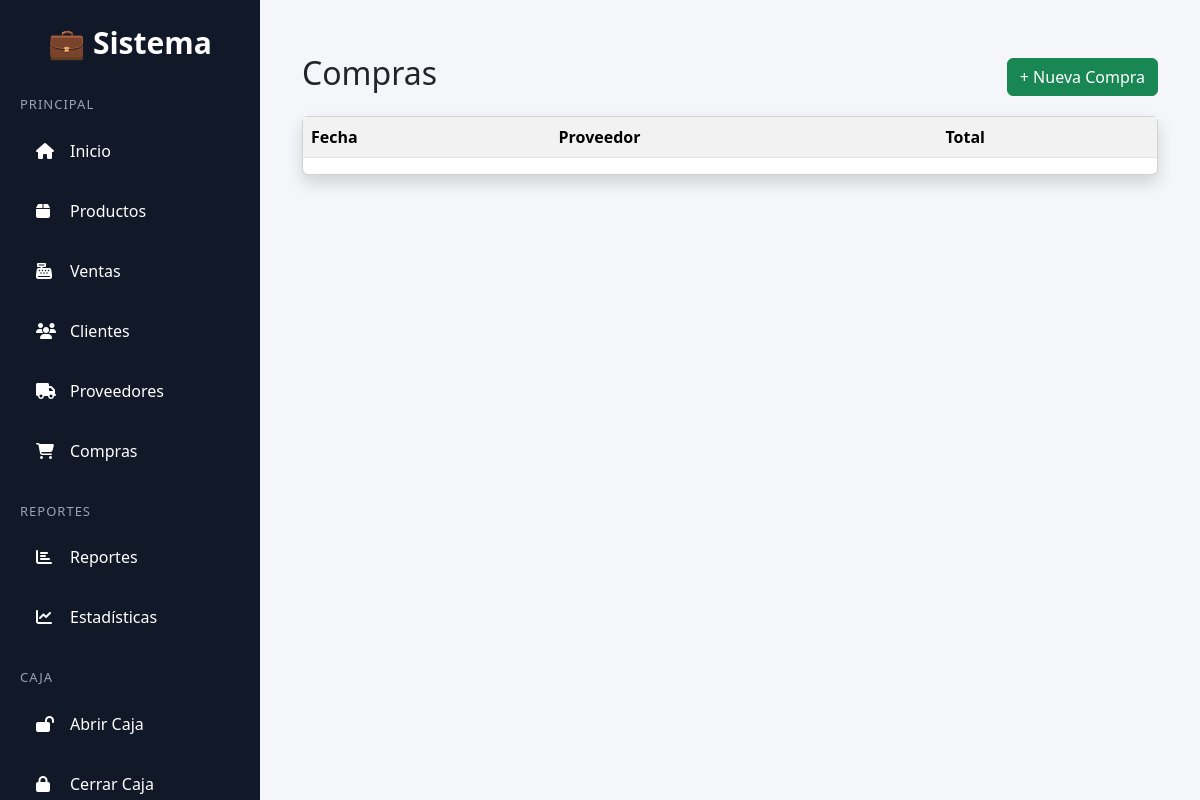
/productos/compras/ (signed in), run on an earlier commit of the app's database.
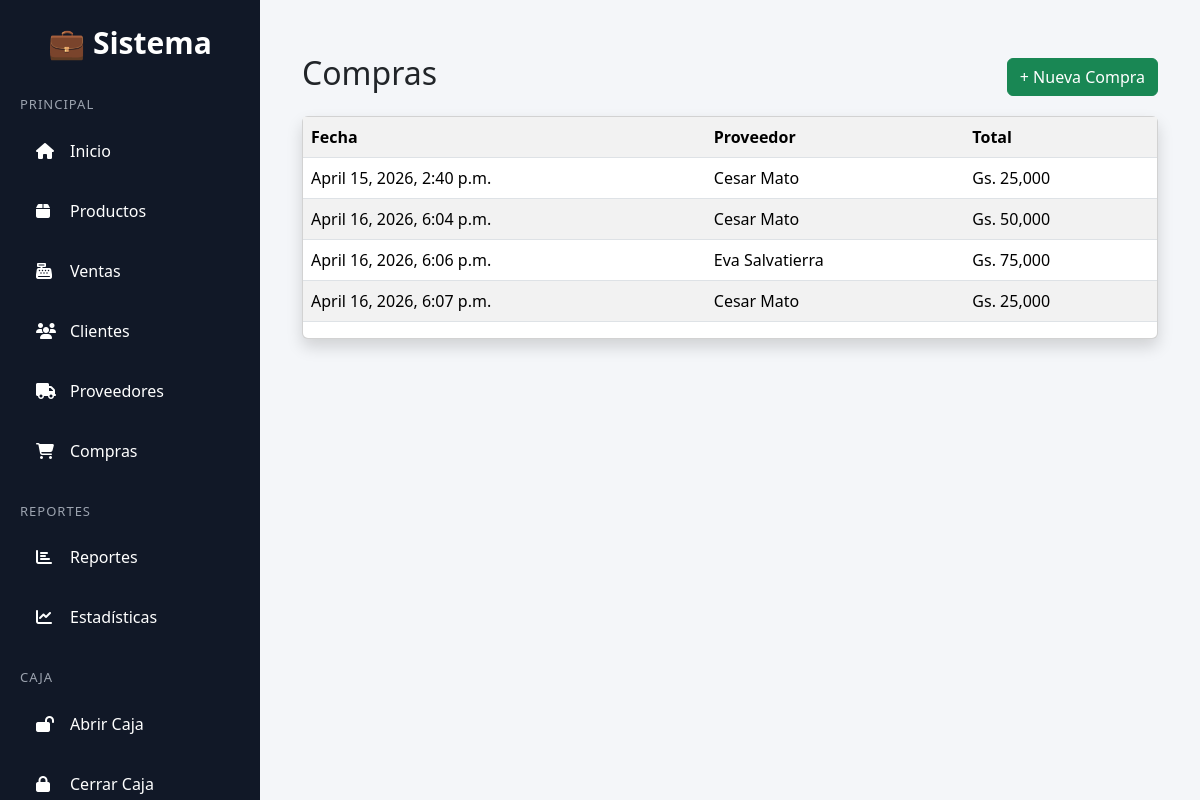
And on a later commit of the database.
### productos/models.py (models this page shows, shortened)
class Compra(models.Model):
    proveedor = models.ForeignKey("Proveedor", on_delete=models.CASCADE)
    negocio = models.ForeignKey("Negocio", on_delete=models.CASCADE)
    fecha = models.DateTimeField(auto_now_add=True)
    total = models.IntegerField(default=0)

class Proveedor(models.Model):
    nombre = models.CharField(max_length=100)
    telefono = models.CharField(max_length=20, blank=True)
    direccion = models.CharField(max_length=200, blank=True)
    negocio = models.ForeignKey(Negocio, on_delete=models.CASCADE)

### productos/views.py (the view)
# urls.py: path("compras/", lista_compras),
@login_required
def lista_compras(request):
    negocio = Negocio.objects.filter(usuarios=request.user).first()
    compras = Compra.objects.filter(negocio=negocio)
    return render(request, "compras.html", {"compras": compras})

### templates/compras.html
{% extends "base.html" %}
{% load humanize %}
{% block content %}
<div class="container mt-4">
    <div class="d-flex justify-content-between align-items-center">
        <h2>Compras</h2>
        <a href="/productos/compras/nueva/" class="btn btn-success">+ Nueva Compra</a>
    </div>
    <div class="card shadow mt-3">
        <table class="table table-striped">
            <tr>
                <th>Fecha</th>
                <th>Proveedor</th>
                <th>Total</th>
            </tr>
            {% for c in compras %}
            <tr>
                <td>{{ c.fecha }}</td>
                <td>{{ c.proveedor.nombre }}</td>
                <td>Gs. {{ c.total|intcomma }}</td>
            </tr>
            {% endfor %}
        </table>
    </div>
</div>
{% endblock %}

### templates/base.html (shortened to what this page needs)
<!DOCTYPE html>
<html lang="es">
<head>
    <link href="https://cdn.jsdelivr.net/npm/bootstrap@5.3.3/dist/css/bootstrap.min.css" rel="stylesheet">
    <link href="https://cdnjs.cloudflare.com/ajax/libs/font-awesome/6.5.0/css/all.min.css" rel="stylesheet">
</head>
<body>
<div class="sidebar" id="sidebar">
    <div class="logo">
        💼 Sistema
    </div>
    <div class="menu-title">
        Principal
    </div>
    <a href="/dashboard/">
        <i class="fas fa-home"></i> Inicio
    </a>
    <a href="/productos/">
        <i class="fas fa-box"></i> Productos
    </a>
    <a href="/ventas/">
        <i class="fas fa-cash-register"></i> Ventas
    </a>
    <a href="/productos/clientes/">
        <i class="fas fa-users"></i> Clientes
    </a>
    <a href="/productos/proveedores/">
        <i class="fas fa-truck"></i> Proveedores
    </a>
    <a href="/productos/compras/">
        <i class="fas fa-cart-shopping"></i> Compras
    </a>
    <div class="menu-title">
        Reportes
    </div>
    <a href="/ventas/reporte/">
        <i class="fas fa-chart-bar"></i> Reportes
    </a>
    <a href="/ventas/grafico/">
        <i class="fas fa-chart-line"></i> Estadísticas
    </a>
    <div class="menu-title">
        Caja
    </div>
    <a href="/ventas/caja/abrir/">
        <i class="fas fa-lock-open"></i> Abrir Caja
    </a>
    <a href="/ventas/caja/cerrar/">
        <i class="fas fa-lock"></i> Cerrar Caja
    </a>
</div>
<div class="content">
    {% block content %}
    {% endblock %}
</div>
</body>
</html>

### templates/base.html (style rules this page uses)
* { margin:0; padding:0; box-sizing:border-box; }
body { background:#f4f6f9; overflow-x:hidden; }
.sidebar { position:fixed; left:0; top:0; width:260px; height:100vh; background:#111827; color:white; padding:20px; overflow-y:auto; transition:.3s; z-index:999; }
.logo { font-size:30px; font-weight:bold; margin-bottom:30px; text-align:center; }
.menu-title { color:#9ca3af; font-size:13px; text-transform:uppercase; margin-top:25px; margin-bottom:10px; letter-spacing:1px; }
.sidebar a { display:flex; align-items:center; gap:12px; color:#fff; text-decoration:none; padding:14px 16px; margin-bottom:8px; border-radius:12px; transition:.2s; font-size:16px; }
.sidebar a i { width:22px; }
.content { margin-left:260px; padding:30px; min-height:100vh; }

What changed in the data, as far as the page shows it:
added Compra: fecha "April 15, 2026, 2:40 p.m.", proveedor.nombre "Cesar Mato", total "25,000"
added Compra: fecha "April 16, 2026, 6:04 p.m.", proveedor.nombre "Cesar Mato", total "50,000"
added Compra: fecha "April 16, 2026, 6:06 p.m.", proveedor.nombre "Eva Salvatierra", total "75,000"
added Compra: fecha "April 16, 2026, 6:07 p.m.", proveedor.nombre "Cesar Mato", total "25,000"
